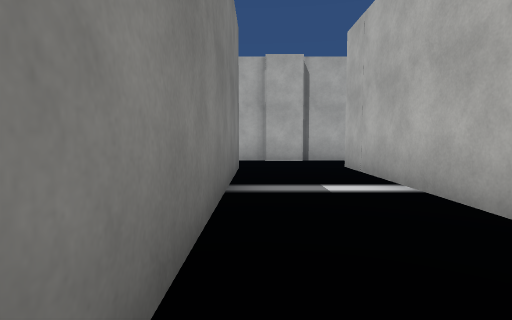
[1] (above)

19 first-person views from a walk through a scene from a Unity 3-D project. The camera is 1.2 m above the floor, tilts 4° down and sees 80° across. The floor is counted in squares, 2 m on a side. Each view is taken from the middle of a square. On the plan, view 1 faces up. The plan holds only what a view shows up to about 9 squares ahead; the rest is blank. The place goes on beyond the plan. Some surface patterns are stand-ins.

[2]
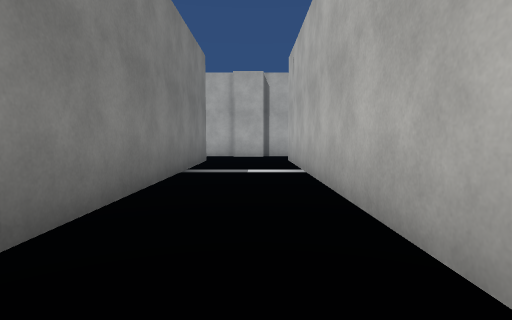

[3]
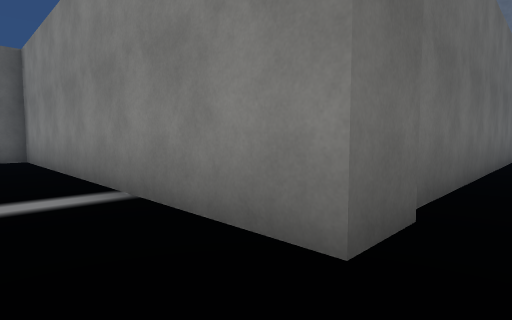

[4]
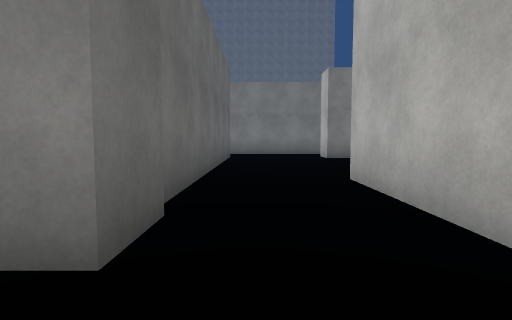

[5]
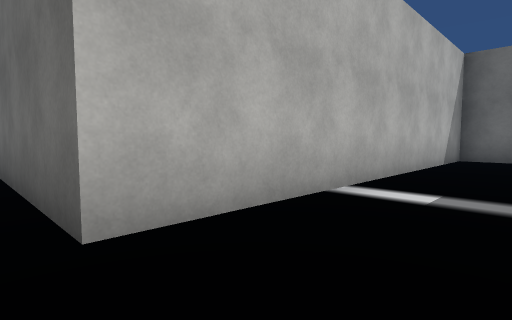

[6]
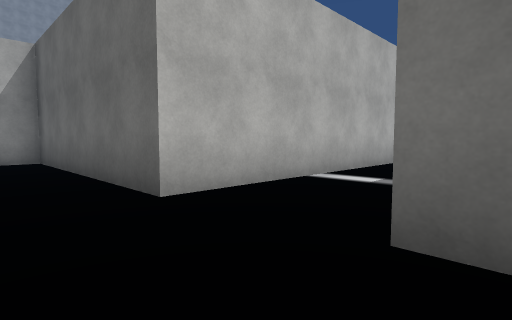

[7]
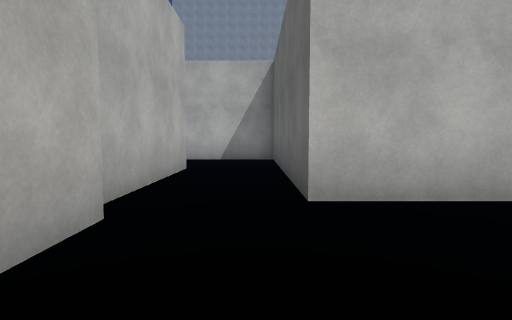

[8]
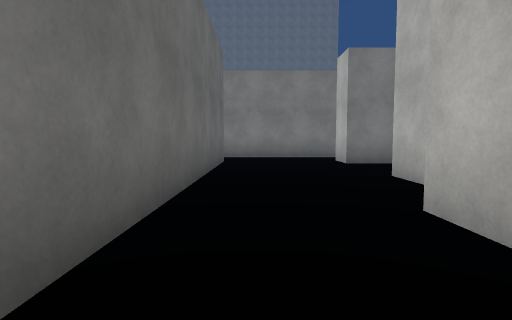

[9]
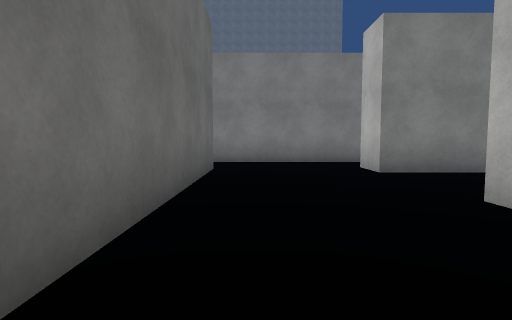

[10]
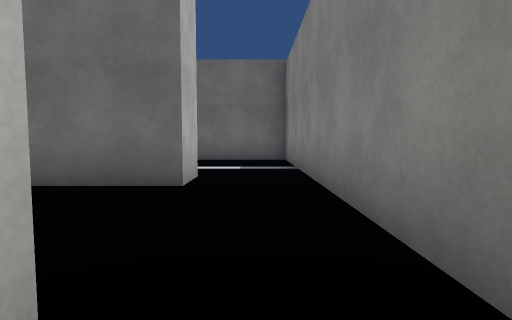

[11]
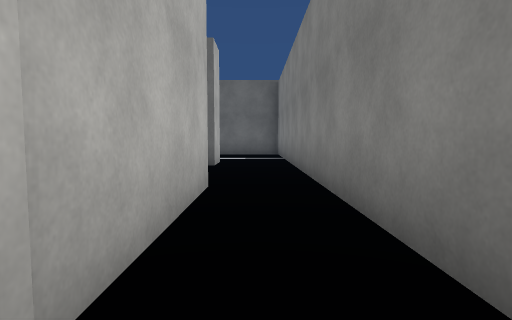

[12]
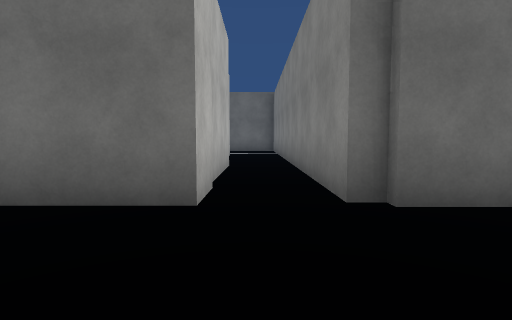

[13]
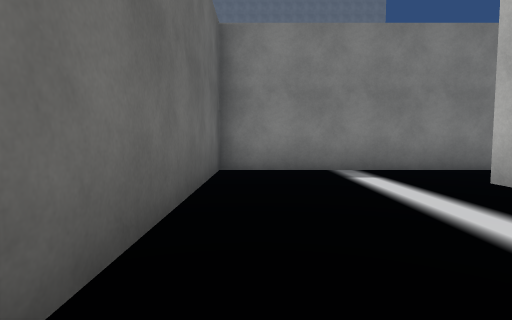

[14]
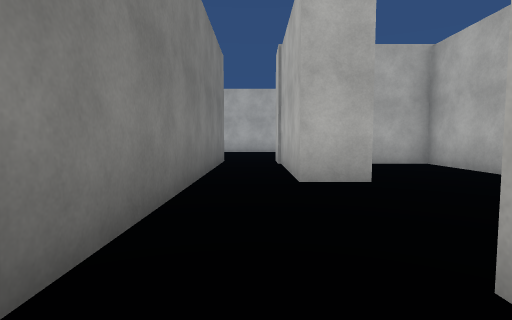

[15]
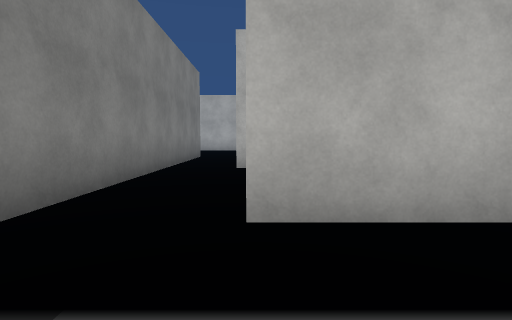

[16]
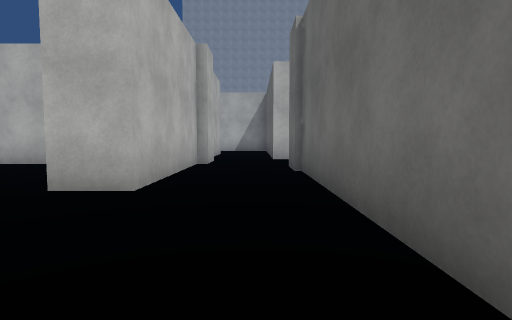

[17]
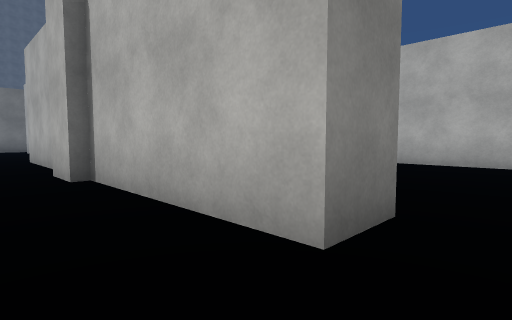

[18]
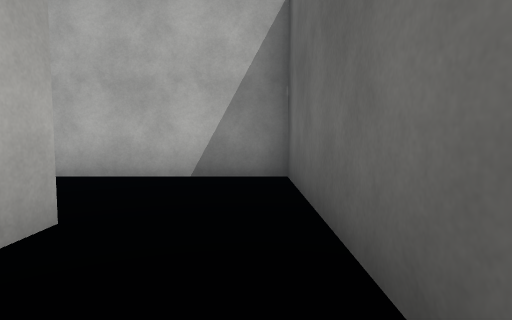

[19]
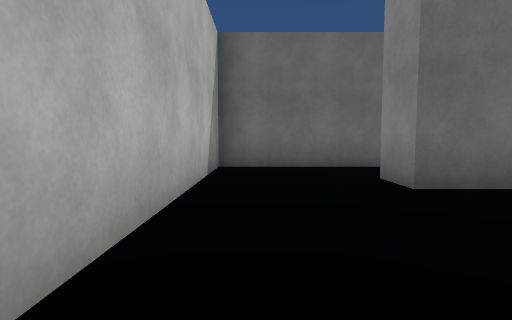

### Floor plan
Points are (right, up) in squares from view 1. A wall is a line through its corners. A room is listed if a view was taken in it or the views show most of it. See-through windows are left out.
Room 1 (views 1, 2, 3, 4, 5, 6, 7, 8, 9, 16, 17, 18)
walls: (0.2, 8.4) (-3.5, 8.4) (-3.5, 9.5); (1.4, 8.1) (0.2, 8.1); (-4.9, 9.2) (-6, 9.2); (-5.9, 10) (-5.9, 12.3) (-7.3, 12.3); (-9.1, 6.2) (-0.3, 6.2) (-0.3, -2.6) (1.9, -2.6) (1.9, 6.5) (7.8, 6.5) (7.8, 8.4); (5.1, 8.4) (1.2, 8.4); (-8.4, 11.1) (-8.4, 9.2) (-9.4, 9.2); (-10.9, 9.6) (-10.9, 6.6)
ways out: opening at (-10, 5.5) to room 3
Room 2 (views 10, 11, 12)
walls: (-12.3, 13.3) (-10.9, 13.3) (-10.9, 9.6); (-9.4, 9.2) (-9.4, 13.3) (-7.6, 13.3)
Room 3 (views 13, 14, 15)
walls: (-7.1, 5.2) (-9.1, 5.2) (-9.1, 6.2); (-10.9, 6.6) (-10.9, 1.3) (-5.8, 1.3)
ways out: opening at (-10, 5.5) to room 1
Room 4 (view 19)
walls: (5.4, 14.7) (3.1, 14.7); (3.9, 9.4) (5.1, 9.4) (5.1, 8.4); (7.8, 8.4) (7.8, 12.1)

Where each view was taken, in squares from view 1:
view 1: 0 up, 0 right, facing up
view 2: 2 down, 1 right, facing up
view 3: 7 up, 1 right, facing down-left
view 4: 7 up, 1 right, facing left
view 5: 7 up, 0 right, facing down-right
view 6: 8 up, 1 left, facing down-right
view 7: 7 up, 1 left, facing right
view 8: 7 up, 1 left, facing left
view 9: 7 up, 3 left, facing left
view 10: 10 up, 10 left, facing down
view 11: 13 up, 10 left, facing down
view 12: 16 up, 10 left, facing down
view 13: 2 up, 5 left, facing left
view 14: 5 up, 10 left, facing up
view 15: 3 up, 9 left, facing up
view 16: 7 up, 7 left, facing right
view 17: 7 up, 6 right, facing up-left
view 18: 7 up, 3 right, facing right
view 19: 13 up, 7 right, facing down
